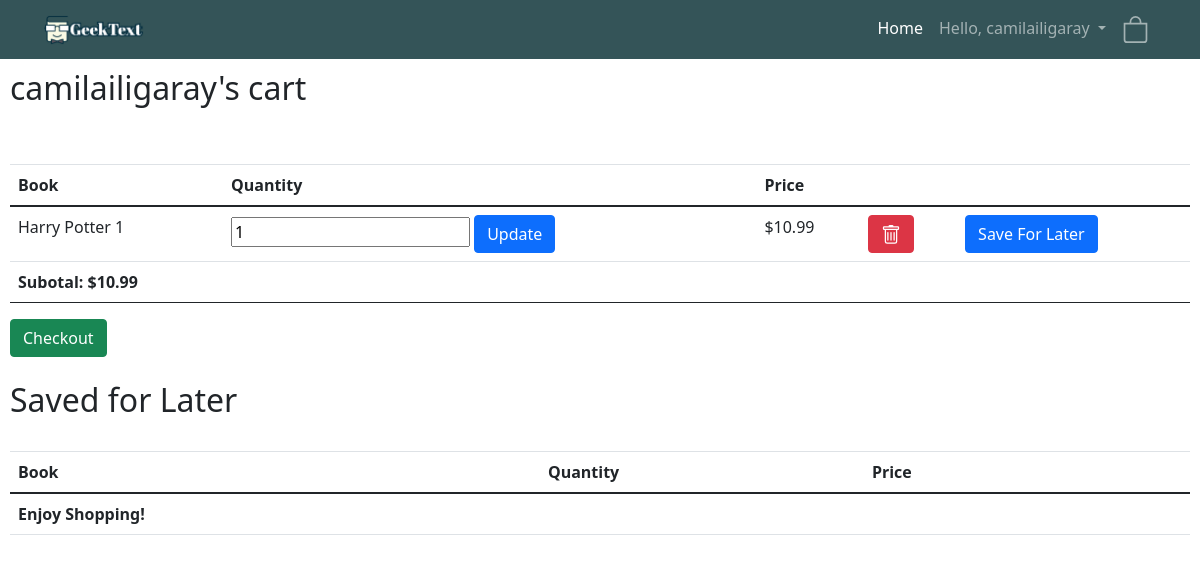
Before: /ShoppingCart/ (signed in) with the older database file.
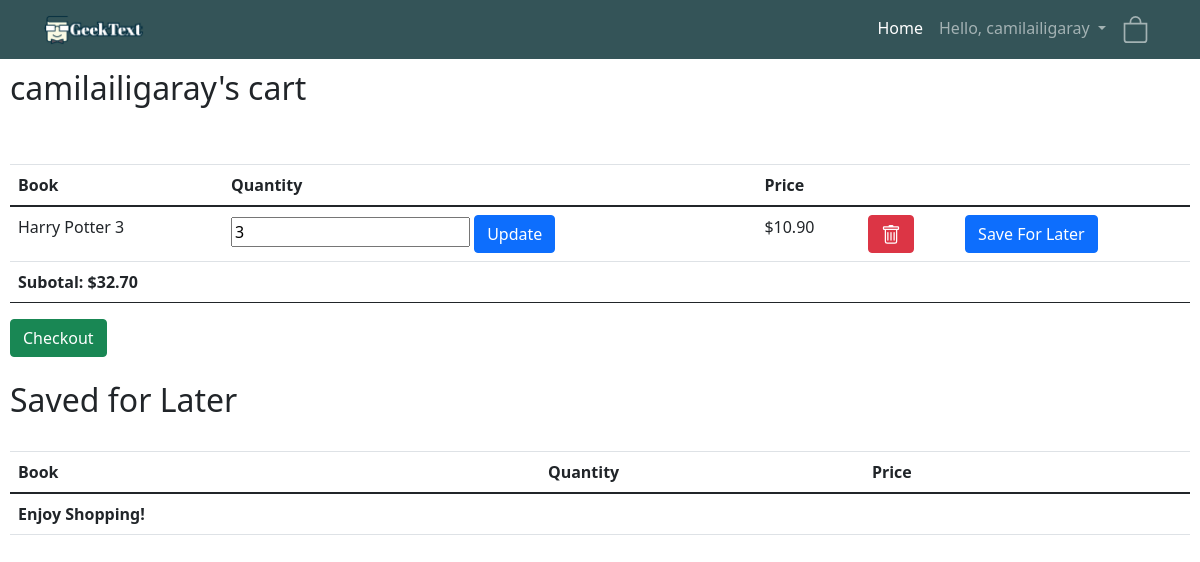
After: the same page with the newer database file.
### cart/models.py (models this page shows, shortened)
class ShoppingCartItem(models.Model):
    shoppingcart = models.ForeignKey(ShoppingCart, on_delete=models.CASCADE)
    book = models.ForeignKey(Book, on_delete=models.CASCADE)
    quantity = models.IntegerField()
    ordered = models.BooleanField(default=False)
    addedon = models.DateField(auto_now_add=True)
    purchasedby = models.DateField(auto_now=True)
    savedforlater = models.BooleanField(default=False)
    def __str__(self):
        return self.book.title

### bookdetails/models.py (models this page shows, shortened)
class Book(models.Model):
    authors = models.ManyToManyField(
        Author,
        related_name='booker',
    )
    GENRES = (
        ('Sci-fi', 'Sci-fi'),
        ('Fantasy', 'Fantasy'),
        ('Children', 'Children'),
        ('Non-fiction', 'Non-fiction'),
        ('Others', 'Others'),
    )
    cover = models.ImageField(upload_to='bookImages', default='bookImages/No_image.jpg')
    title = models.CharField(max_length=200)
    genre = models.CharField(max_length=200, default='other', choices=GENRES)
    price = models.DecimalField(max_digits=6, decimal_places=2, default=0.00)
    description = models.CharField(max_length=4000)
    publisher = models.CharField(max_length=200, default='Unknown')
    release_date = models.DateField(default='Unknown')
    bestseller = models.BooleanField(default=False)

### cart/views.py (the view)
# urls.py: path('', views.shoppingcartview, name='cart'),  # this connects to the
def shoppingcartview(response):
    userid = response.user.id
    cart = ShoppingCart.objects.get(id=userid)
    if cart == response.user.shoppingcart:
        total = cart.subtotal()
        return render(response, "cart/shoppingcart.html", {"cart": cart, "total": total})
    message = "You tried to access an unautharized shopping cart"
    return render(response, "onlinelibrary/home.html", {"message": message})

### cart/models.py (called while the page is built)
    def __str__(self):
        return str(self.user.username) + "'s cart"

    def subtotal(self):
        amount = 0.00
        for cartitem in self.shoppingcartitem_set.all():
            if not cartitem.savedforlater and not cartitem.ordered:
                amount = amount + float(cartitem.quantity * cartitem.book.price)
        return "%.2f" % amount

### cart/templates/cart/shoppingcart.html (shortened to what this page needs)
{%  extends 'onlinelibrary/base.html' %}
{% block content %}
    <h2>{{cart}}</h2>
    <br>
    <br>
    <table class="table">
        <thead>
            <th>Book</th>
            <th>Quantity</th>
            <th>Price</th>
            <th></th>
            <th></th>
        </thead>
        <tfoot>
            <tr>
                <td>
                    <strong>Subotal: ${{total}}</strong>
                </td>
                <td></td>
                <td></td>
                <td></td>
                <td></td>
            </tr>
        </tfoot>
        {% for item in cart.shoppingcartitem_set.all %}
            {% if item.savedforlater == False and item.ordered == False and item.quantity > 0 %}
                <tr>
                    <td>
                        {{ item }}
                    </td>
                    <td>
                        <form action="{% url 'updateqty' item.id%}" method="POST">
                            <input type="number", name="UpdateValue", min="1", width="1", value="{{item.quantity}}">
                            <button type="submit", name="Update", class="btn btn-primary">Update</button>
                        </form>
                    </td>
                    <td>
                        ${{ item.book.price }}
                    </td>
                    <td>
                        <button onclick="window.location.href='delete/{{item.id}}';" type="button" class="btn btn-danger">
                        </button>
                    </td>
                    <td>
                        <form action="{% url 'saveforlater' item.id%}" method="POST">
                            <button type="submit", name="SvaeForLater", class="btn btn-primary", value="saveForLater">Save For Later</button>
                        </form>
                    </td>
                </tr>
            {%  endif %}
        {% endfor %}
    </table>
    <button type="button" class="btn btn-success" data-toggle="modal" data-target="#exampleModal">
      Checkout
    </button>
    <br>
    <br>
    <h2>Saved for Later</h2>
    <br>
    <table class="table">
        <thead>
            <th>Book</th>
            <th>Quantity</th>
            <th>Price</th>
            <th></th>
            <th></th>
        </thead>
        <tfoot>
            <tr>
                <td><strong>Enjoy Shopping!</strong></td>
                <td></td>
                <td></td>
                <td></td>
                <td></td>
            </tr>
        </tfoot>
    </table>
    <br>
    <br>
    <br>
    <br>
{%  endblock %}

Changed rows visible on the page:
removed ShoppingCartItem: book.title "Harry Potter 1", UpdateValue "1", book.price "10.99"
added ShoppingCartItem: book.title "Harry Potter 3", UpdateValue "3", book.price "10.90"
Other visible differences:
{{ total }}: "10.99" → "32.70"
